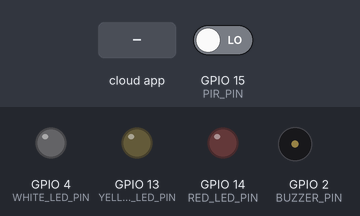
Recording of a sketch running on a simulated ESP32. On the bench: output pins drawn as LEDs (lit = HIGH), buzzer (waves = sounding, pin HIGH). The test bench sets the inputs (shaded band); at power-on: GPIO 15 (PIR_PIN) LOW. WiFi joins after 1.5 s; servers stay silent unless stated; uploads are accepted with an empty reply; the local clock reads 2024-03-15 10:24:30 at power-on unless the sketch sets it; the camera gives no picture; the Firebase database answers and starts empty; what the sketch prints to the serial monitor is not drawn.

Above: at 6.0 s.
6.1 s: the phone or cloud app sets pending to ALARM
At 8.0 s:
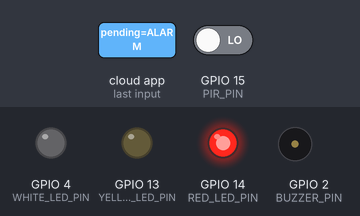
10.0 s: GPIO 15 (PIR_PIN) driven HIGH
At 10.6 s:
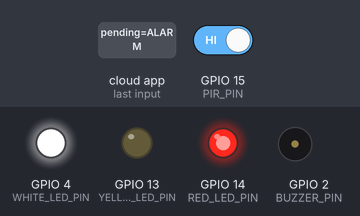
17.4 s: the phone or cloud app sets pending to ARM
At 26.5 s:
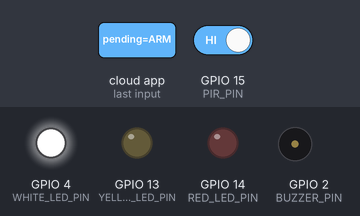
Timing chart, 0 to 28.1 s (numbered marks = the images above; inputs shaded):
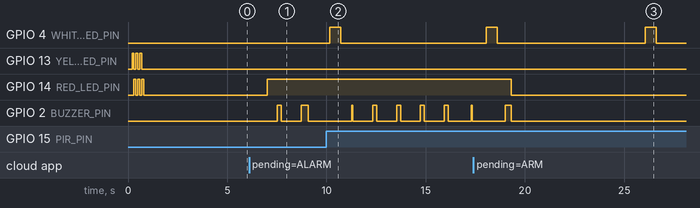

Measured:
- after the input at 6.1 s, GPIO 14 (RED_LED_PIN): LOW → HIGH after 0.92 s; GPIO 2 (BUZZER_PIN): LOW → HIGH after 1.4 s, → LOW 0.20 s later, → HIGH 1.0 s later, → LOW 0.35 s later
- after the input at 10.0 s, GPIO 4 (WHITE_LED_PIN): LOW → HIGH after 0.18 s, → LOW 0.55 s later
- after the input at 17.4 s, GPIO 14 (RED_LED_PIN): HIGH → LOW after 1.9 s

The sketch:

ESP32CAM_AI_Surveillance.ino
```cpp
/*
 * ============================================================
 *  AI SURVEILLANCE SYSTEM — ESP32-CAM  v3.1
 *  Firebase RTDB + MIT App Inventor + Google Voice Control
 *  Motion Detection (Frame Diff) | LED + Buzzer Alerts
 * ============================================================
 *  LIBRARIES (Arduino Library Manager):
 *    - Firebase ESP Client  (mobizt)  v4.x
 *    - ArduinoJson                    v7.x
 *  BOARD: AI Thinker ESP32-CAM  (ESP32 Arduino Core v2.x)
 * ============================================================
 */

#include "Arduino.h"
#include "WiFi.h"
#include "esp_camera.h"
#include "Firebase_ESP_Client.h"
#include "addons/TokenHelper.h"
#include "addons/RTDBHelper.h"
#include "time.h"
#include <ArduinoJson.h>

#include "config.h"
#include "camera_init.h"
#include "firebase_helper.h"
#include "motion_detect.h"
#include "hardware.h"
#include "face_recognition_helper.h"
#include "command_handler.h"


// ─── FIREBASE OBJECTS ─────────────────────────────────────────
FirebaseData fbdo;       // Single reused FirebaseData object
FirebaseAuth auth;
FirebaseConfig fbConfig;

// ─── STATE ────────────────────────────────────────────────────
SystemState sysState   = STATE_DISARMED;
bool        lightOn    = false;
bool        alarmMuted = false;
bool        fbConnected = false;
String      faceServerIp = FACE_SERVER_IP;

// ─── TIMING ───────────────────────────────────────────────────
unsigned long lastCommandPoll = 0;
unsigned long lastHeartbeat   = 0;
unsigned long lastMotion      = 0;
unsigned long ledOffTime      = 0;
unsigned long alarmNextBeep   = 0;

long logCounter = 0;

#include "soc/soc.h"
#include "soc/rtc_cntl_reg.h"

// ════════════════════════════════════════════════════════════
//  SETUP
// ════════════════════════════════════════════════════════════
void setup() {
  WRITE_PERI_REG(RTC_CNTL_BROWN_OUT_REG, 0); // Disable brownout detector
  Serial.begin(115200);
  delay(200);
  Serial.println("\n\n=== AI Surveillance System v3.2 Booting ===");

  // Kill Bluetooth — frees ~70KB heap needed for SSL
  btStop();
  setCpuFrequencyMhz(240);  // full speed for SSL handshake

  Serial.printf("[HEAP] After btStop: %d bytes free\n", ESP.getFreeHeap());

  initHardwarePins();
  selfTestBlink();

  initCamera();
  Serial.printf("[HEAP] After camera init: %d bytes free\n", ESP.getFreeHeap());
  initWiFi();

  configTime(GMT_OFFSET_SEC, DST_OFFSET_SEC, NTP_SERVER);
  delay(1500);

  logCounter = getTimestamp() * 100;

  initFirebase();
  updateFaceServerIpFromFirebase();

  // Create /commands path with NONE so getString never fails on missing node
  Firebase.RTDB.setString(&fbdo,
    ("/commands/" + String(DEVICE_ID) + "/pending").c_str(), "NONE");

  logEvent("boot", "system", "Device online v" + String(FIRMWARE_VER));
  updateDeviceStatus();

  Serial.printf("[HEAP] Before loop: %d bytes free\n", ESP.getFreeHeap());
  Serial.println("=== System Ready v3.2 — polling every 2s ===");
}

// ════════════════════════════════════════════════════════════
//  MAIN LOOP
// ════════════════════════════════════════════════════════════
void loop() {
  unsigned long now = millis();

  // ── Command poll (dedicated fbdo_cmd object)
  if (now - lastCommandPoll >= COMMAND_POLL_MS) {
    lastCommandPoll = now;
    Serial.printf("[LOOP] Polling... heap=%d\n", ESP.getFreeHeap());
    pollFirebaseCommand();
  }

  // ── Heartbeat
  if (now - lastHeartbeat >= HEARTBEAT_MS) {
    lastHeartbeat = now;
    sendHeartbeat();
  }

  // ── Auto-off indicator LEDs
  if (ledOffTime > 0 && now >= ledOffTime) {
    ledOffTime = 0;
    setYellowLED(false);
    setRedLED(false);
  }

  // ── Non-blocking alarm beep
  if (sysState == STATE_ALARM && !alarmMuted) {
    if (now >= alarmNextBeep) {
      static bool buzzerOn = false;
      buzzerOn = !buzzerOn;
      digitalWrite(BUZZER_PIN, buzzerOn ? HIGH : LOW);
      alarmNextBeep = now + (buzzerOn ? ALARM_BEEP_MS : ALARM_INTERVAL_MS);
    }
  }

  // ── PIR motion detection
  if (digitalRead(PIR_PIN) == HIGH) {
    if (now - lastMotion >= MOTION_COOLDOWN_MS) {
      lastMotion = now;
      if (sysState == STATE_ARMED || sysState == STATE_ALARM) {
        Serial.println("[PIR] Motion detected — triggering face recognition...");
        queryFaceRecognitionServer();
      }
    }
  }

  delay(50);
}
```

camera_init.h
```cpp
#pragma once
#include "config.h"
#include "esp_camera.h"
#include "WiFi.h"

// ─── Camera Init ──────────────────────────────────────────────
inline void initCamera() {
  camera_config_t cfg;
  cfg.ledc_channel = LEDC_CHANNEL_0;
  cfg.ledc_timer   = LEDC_TIMER_0;
  cfg.pin_d0       = Y2_GPIO_NUM;
  cfg.pin_d1       = Y3_GPIO_NUM;
  cfg.pin_d2       = Y4_GPIO_NUM;
  cfg.pin_d3       = Y5_GPIO_NUM;
  cfg.pin_d4       = Y6_GPIO_NUM;
  cfg.pin_d5       = Y7_GPIO_NUM;
  cfg.pin_d6       = Y8_GPIO_NUM;
  cfg.pin_d7       = Y9_GPIO_NUM;
  cfg.pin_xclk     = XCLK_GPIO_NUM;
  cfg.pin_pclk     = PCLK_GPIO_NUM;
  cfg.pin_vsync    = VSYNC_GPIO_NUM;
  cfg.pin_href     = HREF_GPIO_NUM;
  cfg.pin_sscb_sda = SIOD_GPIO_NUM;
  cfg.pin_sscb_scl = SIOC_GPIO_NUM;
  cfg.pin_pwdn     = PWDN_GPIO_NUM;
  cfg.pin_reset    = RESET_GPIO_NUM;
  cfg.xclk_freq_hz = 20000000;
  cfg.pixel_format = PIXFORMAT_JPEG;

  if (psramFound()) {
    cfg.frame_size   = FRAMESIZE_CIF;   // 400x296 - clearer faces, still lighter than VGA
    cfg.jpeg_quality = 10;              // lower value = better JPEG detail
    cfg.fb_count     = 1;               // 1 buffer only — critical for SSL heap
    Serial.println("[CAM] PSRAM found - CIF mode (face-recognition tuned)");
  } else {
    cfg.frame_size   = FRAMESIZE_QQVGA; // 160×120
    cfg.jpeg_quality = 12;
    cfg.fb_count     = 1;
    Serial.println("[CAM] No PSRAM - QQVGA mode");
  }

  esp_err_t err = esp_camera_init(&cfg);
  if (err != ESP_OK) {
    Serial.printf("[CAM] Init FAILED: 0x%x — rebooting\n", err);
    delay(1000);
    ESP.restart();
  }

  // Image quality tweaks for clearer face-recognition captures
  sensor_t *s = esp_camera_sensor_get();
  if (s) {
    s->set_brightness(s,  2);
    s->set_contrast(s,    2);
    s->set_saturation(s,  0);
    s->set_whitebal(s,    1);
    s->set_awb_gain(s,    1);
    s->set_exposure_ctrl(s, 1);
    s->set_aec2(s,        1);
    s->set_gainceiling(s, (gainceiling_t)4);
  }

  Serial.println("[CAM] Camera initialized OK");
}

// ─── WiFi Init ────────────────────────────────────────────────
inline void initWiFi() {
  Serial.printf("[WiFi] Connecting to: %s\n", WIFI_SSID);
  WiFi.mode(WIFI_STA);
  WiFi.begin(WIFI_SSID, WIFI_PASSWORD);
  WiFi.setSleep(false);

  int attempts = 0;
  while (WiFi.status() != WL_CONNECTED) {
    delay(500);
    Serial.print(".");
    if (++attempts > 40) {
      Serial.println("\n[WiFi] Timeout — rebooting");
      ESP.restart();
    }
  }
  Serial.printf("\n[WiFi] Connected! IP: %s\n", WiFi.localIP().toString().c_str());
}
```

command_handler.h
```cpp
#pragma once
#include "config.h"
#include "hardware.h"
#include "firebase_helper.h"
#include "motion_detect.h"

// ─── Clear pending command on Firebase ────────────────────────
inline void clearPendingCommand() {
  Firebase.RTDB.setString(&fbdo,
    ("/commands/" + String(DEVICE_ID) + "/pending").c_str(),
    "NONE");
}

// ─── Main Command Dispatcher ──────────────────────────────────
inline void handleCommand(String cmd) {
  cmd.trim();
  cmd.toUpperCase();
  Serial.println("[CMD] Received: " + cmd);

  // ── ARM ─────────────────────────────────────────────────────
  if (cmd == "ARM") {
    sysState   = STATE_ARMED;
    alarmMuted = false;
    setRedLED(false);
    setYellowLED(false);
    setAlarm(false);
    resetMotionBaseline();
    logEvent("arm", "command", "Armed via app/voice");
    updateMitApp("System", "Armed", 0.0, "arm");

  // ── DISARM ──────────────────────────────────────────────────
  } else if (cmd == "DISARM") {
    sysState   = STATE_DISARMED;
    alarmMuted = false;
    setRedLED(false);
    setYellowLED(false);
    setAlarm(false);
    logEvent("disarm", "command", "Disarmed via app/voice");
    updateMitApp("System", "Disarmed", 0.0, "disarm");

  // ── SILENT ──────────────────────────────────────────────────
  } else if (cmd == "SILENT") {
    alarmMuted = true;
    setAlarm(false);
    if (sysState == STATE_ALARM) sysState = STATE_ARMED;
    logEvent("silent", "command", "Alarm silenced");
    updateMitApp("System", "Silenced", 0.0, "silent");

  // ── ALARM ───────────────────────────────────────────────────
  } else if (cmd == "ALARM") {
    sysState      = STATE_ALARM;
    alarmMuted    = false;
    alarmNextBeep = millis();
    setRedLED(true);
    logEvent("alarm", "command", "Alarm triggered via app/voice");
    updateMitApp("System", "ALARM ACTIVE", 0.0, "alarm");

  // ── STATUS ──────────────────────────────────────────────────
  } else if (cmd == "STATUS") {
    String st = stateToString();
    updateMitApp("System", st, 0.0, "status");
    updateDeviceStatus();
    logEvent("status", "command", "Status: " + st);

  // ── LIGHTON ─────────────────────────────────────────────────
  } else if (cmd == "LIGHTON") {
    lightOn = true;
    setLight(true);
    logEvent("light_on", "command", "Light turned on");
    updateMitApp("System", "Light ON", 0.0, "light");

  // ── LIGHTOFF ────────────────────────────────────────────────
  } else if (cmd == "LIGHTOFF") {
    lightOn = false;
    setLight(false);
    logEvent("light_off", "command", "Light turned off");
    updateMitApp("System", "Light OFF", 0.0, "light");

  // ── RESETBASELINE — recalibrate motion reference ─────────────
  } else if (cmd == "RESETBASELINE") {
    resetMotionBaseline();
    logEvent("baseline_reset", "command", "Motion baseline reset");
    updateMitApp("System", "Baseline reset", 0.0, "baseline");

  // ── REBOOT ──────────────────────────────────────────────────
  } else if (cmd == "REFRESHIP") {
    updateFaceServerIpFromFirebase();
    logEvent("refresh_ip", "command", "Face server IP: " + faceServerIp);
    updateMitApp("System", "Face IP: " + faceServerIp, 0.0, "settings");

  } else if (cmd == "REBOOT") {
    logEvent("reboot", "command", "Reboot commanded");
    clearPendingCommand();
    delay(500);
    ESP.restart();

  // ── TEST ────────────────────────────────────────────────────
  } else if (cmd == "TEST") {
    Serial.println("[CMD] Test trigger — querying face recognition server...");
    queryFaceRecognitionServer();

  // ── NONE / empty — no action ─────────────────────────────────
  } else if (cmd == "NONE" || cmd == "") {
    return;

  // ── Unknown command ──────────────────────────────────────────
  } else {
    Serial.println("[CMD] Unknown: " + cmd);
  }

  // Clear pending command after handling
  clearPendingCommand();
}
```

face_recognition_helper.h
```cpp
#pragma once
#include "config.h"
#include "hardware.h"
#include "firebase_helper.h"
#include "esp_camera.h"
#include <HTTPClient.h>
#include <ArduinoJson.h>

inline void showKnownFaceSignal() {
  sysState = STATE_ARMED;
  alarmMuted = true;
  setAlarm(false);
  digitalWrite(BUZZER_PIN, LOW);
  alarmNextBeep = 0;
  setRedLED(false);
  setYellowLED(true);
  ledOffTime = millis() + LED_TIMEOUT_MS;
}

inline void showIntruderSignal() {
  sysState = STATE_ALARM;
  alarmMuted = false;
  alarmNextBeep = millis();
  setYellowLED(false);
  setRedLED(true);
  setAlarm(true);
  ledOffTime = 0;
}

inline void showNoFaceSignal() {
  sysState = STATE_ARMED;
  alarmMuted = true;
  setAlarm(false);
  alarmNextBeep = 0;
  setYellowLED(false);
  setRedLED(true);

  for (int i = 0; i < 2; i++) {
    digitalWrite(BUZZER_PIN, HIGH);
    delay(150);
    digitalWrite(BUZZER_PIN, LOW);
    delay(150);
  }

  ledOffTime = millis() + LED_TIMEOUT_MS;
}

inline void queryFaceRecognitionServer() {
  Serial.println("[FACE] Motion detected - triggering camera capture...");

  // Flash on briefly for capture
  setLight(true);
  delay(350); // wait for exposure/white balance to settle in low light
  camera_fb_t *warmup = esp_camera_fb_get();
  if (warmup) {
    esp_camera_fb_return(warmup);
    delay(80);
  }
  camera_fb_t *fb = esp_camera_fb_get();
  setLight(lightOn); // restore original light state

  if (!fb) {
    Serial.println("[FACE] Camera capture failed!");
    return;
  }

  Serial.printf("[FACE] Frame captured (%d bytes). Connecting to face server...\n", fb->len);

  HTTPClient http;
  updateFaceServerIpFromFirebase();
  String serverUrl = "http://" + faceServerIp + ":" + String(FACE_SERVER_PORT) + "/recognize";
  Serial.println("[FACE] Server URL: " + serverUrl);
  http.begin(serverUrl);
  http.addHeader("Content-Type", "image/jpeg");
  http.setTimeout(FACE_RECOGNITION_MS);

  // POST the JPEG buffer
  int httpResponseCode = http.POST(fb->buf, fb->len);

  // Free frame buffer immediately
  esp_camera_fb_return(fb);

  if (httpResponseCode == 200) {
    String response = http.getString();
    Serial.println("[FACE] Server response: " + response);

    JsonDocument doc;
    DeserializationError error = deserializeJson(doc, response);
    if (!error) {
      JsonArray faces = doc["faces"].as<JsonArray>();
      if (faces.size() > 0) {
        bool hasKnownFace = false;
        String names = "";
        float highestConfidence = 0.0;

        for (JsonObject face : faces) {
          String name = face["name"].as<String>();
          float confidence = face["confidence"].as<float>();

          if (name != "Unknown") {
            hasKnownFace = true;
            if (confidence > highestConfidence) {
              highestConfidence = confidence;
            }
          }
          if (names.length() > 0) names += ", ";
          names += name + " (" + String(confidence, 1) + "%)";
        }

        if (hasKnownFace) {
          Serial.println("[FACE] Access Granted - Known face: " + names);
          showKnownFaceSignal();

          // Log to Firebase RTDB
          logEvent("face_recognized", "security", "Known: " + names);
          updateMitApp("Face Detected", "Known: " + names, highestConfidence / 100.0f, "recognized");
        } else {
          Serial.println("[FACE] Access Denied - Unknown face: " + names);
          showIntruderSignal();

          // Log to Firebase RTDB
          logEvent("unknown_face", "security", "Unknown: " + names);
          updateMitApp("Unknown Face", "Intruder warning!", 0.0f, "alarm");
        }
      } else {
        Serial.println("[FACE] Warning: No faces detected in image.");
        showNoFaceSignal();

        logEvent("motion_alert", "security", "No face detected in motion frame");
        updateMitApp("Unknown Target", "No face detected!", 0.0f, "alarm");
      }
    } else {
      Serial.println("[FACE] JSON parsing failed: " + String(error.c_str()));
    }
  } else {
    Serial.printf("[FACE] HTTP Request failed, error code: %d\n", httpResponseCode);
    // On server error or timeout, sound alert to be safe
    showIntruderSignal();
  }

  http.end();
}
```

hardware.h
```cpp
#pragma once
#include "config.h"
#include "Arduino.h"

// ── Pin Setup ─────────────────────────────────────────────────
inline void initHardwarePins() {
  pinMode(PIR_PIN,        INPUT);
  pinMode(YELLOW_LED_PIN, OUTPUT);
  pinMode(RED_LED_PIN,    OUTPUT);
  pinMode(BUZZER_PIN,     OUTPUT);
  pinMode(WHITE_LED_PIN,  OUTPUT);

  digitalWrite(YELLOW_LED_PIN, LOW);
  digitalWrite(RED_LED_PIN,    LOW);
  digitalWrite(BUZZER_PIN,     LOW);
  digitalWrite(WHITE_LED_PIN,  LOW);
}

// ── Self-test: blink both LEDs 3× on boot ────────────────────
inline void selfTestBlink() {
  for (int i = 0; i < 3; i++) {
    digitalWrite(YELLOW_LED_PIN, HIGH);
    delay(100);
    digitalWrite(YELLOW_LED_PIN, LOW);
    digitalWrite(RED_LED_PIN,    HIGH);
    delay(100);
    digitalWrite(RED_LED_PIN,    LOW);
  }
}

// ── LED / Buzzer Controls ─────────────────────────────────────
inline void setYellowLED(bool on) {
  digitalWrite(YELLOW_LED_PIN, on ? HIGH : LOW);
}

inline void setRedLED(bool on) {
  digitalWrite(RED_LED_PIN, on ? HIGH : LOW);
}

inline void setLight(bool on) {
  digitalWrite(WHITE_LED_PIN, on ? HIGH : LOW);
}

inline void setAlarm(bool on) {
  if (!on) digitalWrite(BUZZER_PIN, LOW);
  // Beep pattern managed in loop()
}

// ── State string helper ───────────────────────────────────────
inline String stateToString() {
  switch (sysState) {
    case STATE_ARMED:    return "ARMED";
    case STATE_DISARMED: return "DISARMED";
    case STATE_ALARM:    return "ALARM";
    case STATE_SILENT:   return "SILENT";
    default:             return "UNKNOWN";
  }
}
```

Source omitted: firebase_helper.h (4985 bytes), motion_detect.h (4541 bytes), config.h (2801 bytes)
